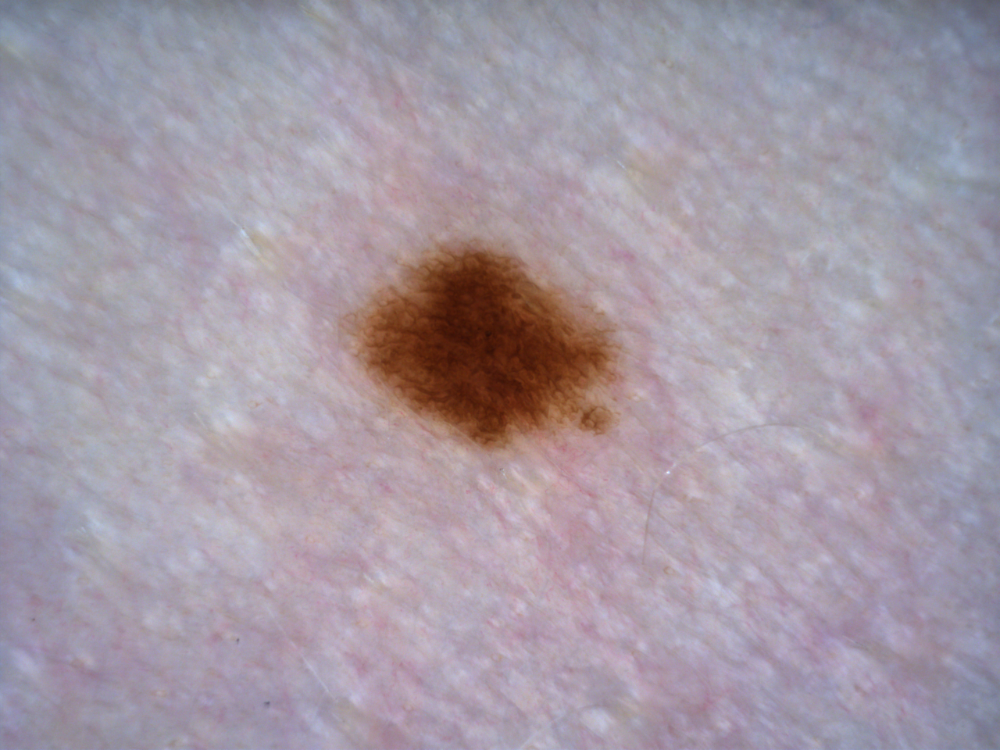
#> input picture Junior_code_and_data/process/data/images/3155.png, 1000 x 750 px, found by its file name
$ jupyter execute about_OTSU_gif.ipynb
#> lines starting #> are read from the running program, lines starting #| are printed output that depends on the picture; after the words box and inside, x2 and y2 are one past the last pixel; in counts of white or black regions, pixels touching at a corner belong together
### Junior_code_and_data/process/my_functions.py
import numpy as np

# *названия для функций выбраны разные, но это не несет какого-то скрытого смысла

# данный модуль содержит две функции, выполняющих одну и ту же задачу - перевод изображения в градацию серого,
# при заданных весовых коэфициентах для каждого цвета (предполагается что сумма коэфициентов = 3)
# функция to_gray использует возможности numpy для эффективной работы с матрицами и работает значительно быстрее функции binarise
# функция binarise работает итеративно и очень медленно, поэтому она не использовалась в основной программе

def to_gray(img, r_coef=1.0, g_coef=1.0, b_coef=1.0):
#> called with r_coef = 1, g_coef = 1, b_coef = 1
    r, g, b = img[:, :, 0], img[:, :, 1], img[:, :, 2]
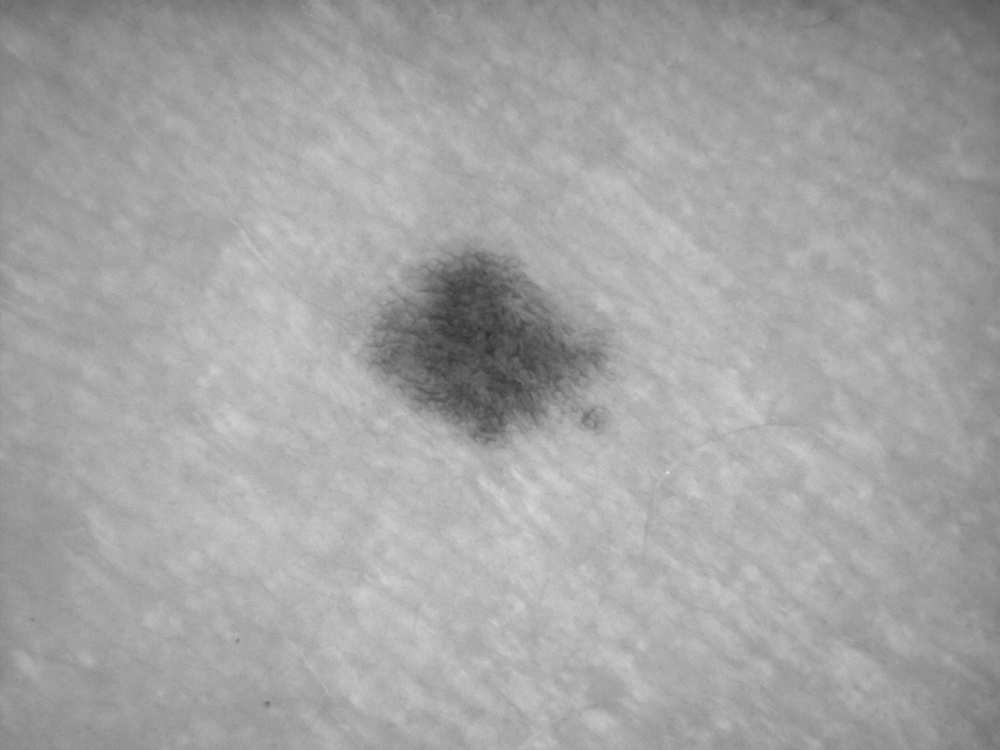
#> r: shape (750, 1000); min 44, max 234, mean 163.8
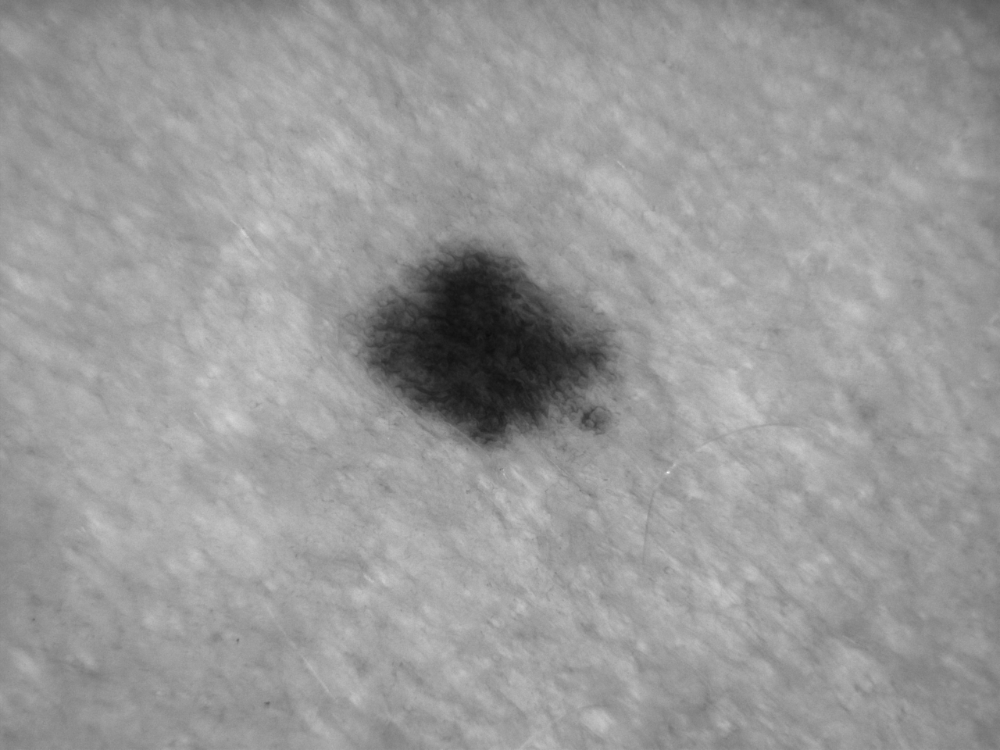
#> g: shape (750, 1000); min 12, max 243, mean 153.3
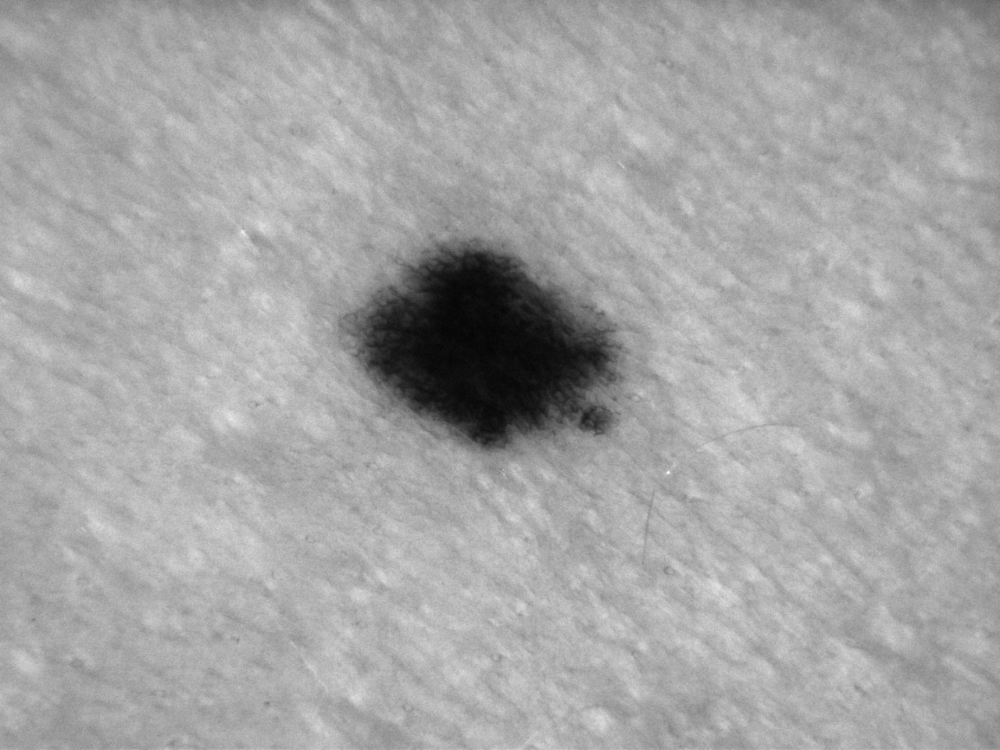
#> b: shape (750, 1000); min 4, max 252, mean 164.9
    return (r * r_coef + g * g_coef + b * b_coef) // 3


# [6 lines left out: function binarise, not called in this run]

### Junior_code_and_data/process/about_OTSU_gif.ipynb
Данный код нужен был для построения пояснения по работе бинаризации отсу, см презентацию

[cell 1]
import matplotlib.pyplot as plt
from skimage import io
import skimage
from skimage.filters import threshold_otsu
import numpy as np
from my_functions import to_gray
import pandas as pd

[cell 2]
image_name = r'data\images\3155.png'
raw_image = io.imread(image_name)[:,:,:3]
gray_image = to_gray(raw_image)


thresh = threshold_otsu(gray_image)
#> thresh = 114.7


mask = gray_image > thresh
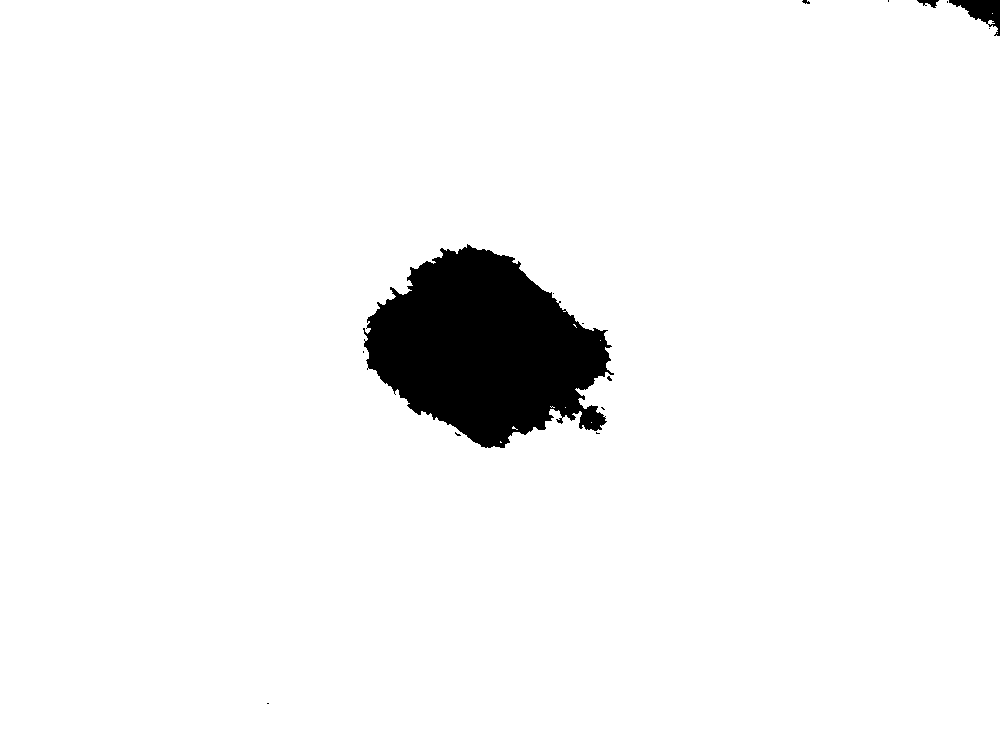
#> mask: shape (750, 1000) bool; 95.5% white; 15 black regions (11 under 20 px), largest, box (x1, y1, x2, y2) and area: (363, 244, 614, 448) 32402, (949, 0, 1000, 36) 831, (917, 0, 939, 8) 93, (802, 0, 810, 4) 21

OTSU_image = raw_image.copy()
OTSU_image[mask] = (0, 0, 0)
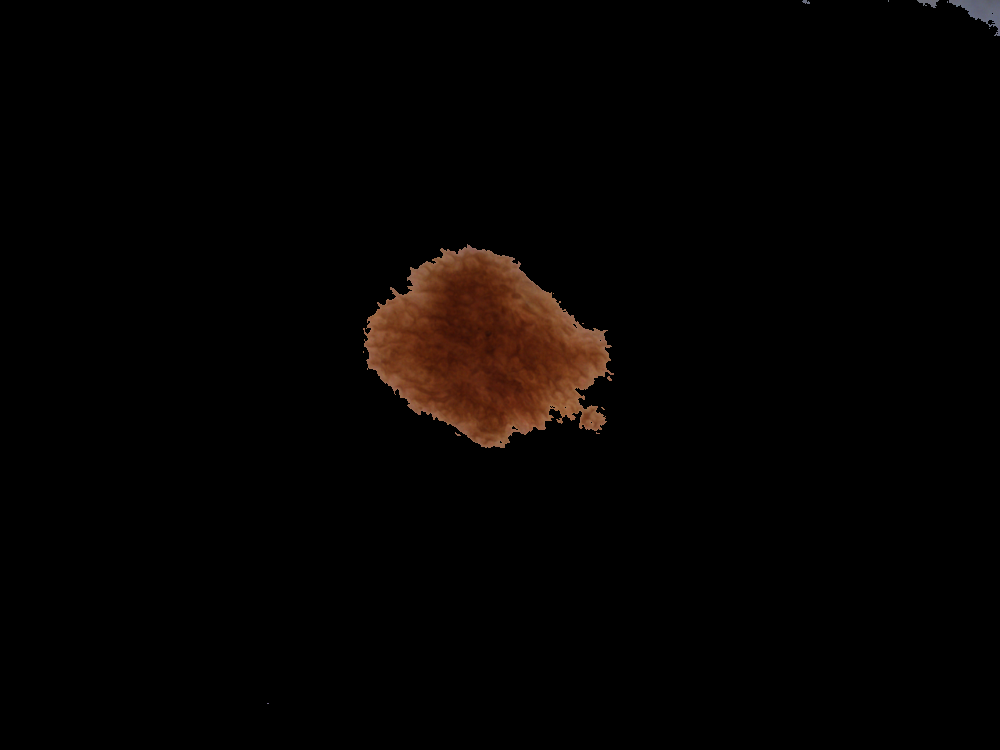
#> OTSU_image: shape (750, 1000, 3); mean R, G, B 4.9, 2.5, 1.5
plt.imshow(OTSU_image)

[cell 3]
plt.imshow(gray_image, cmap='gray')

[cell 4]
fig, axes = plt.subplots(1, 1, figsize=(9, 6), dpi=125)
plt.style.use('seaborn')
gr = pd.DataFrame(gray_image.ravel())
#> gr = table of 750000 rows and 1 columns
axes.hist(gr, bins=255)
axes.plot([thresh, thresh], [0, 25000])
# axes.imshow(OTSU_image)
axes.set_xticks([])
axes.set_yticks([])
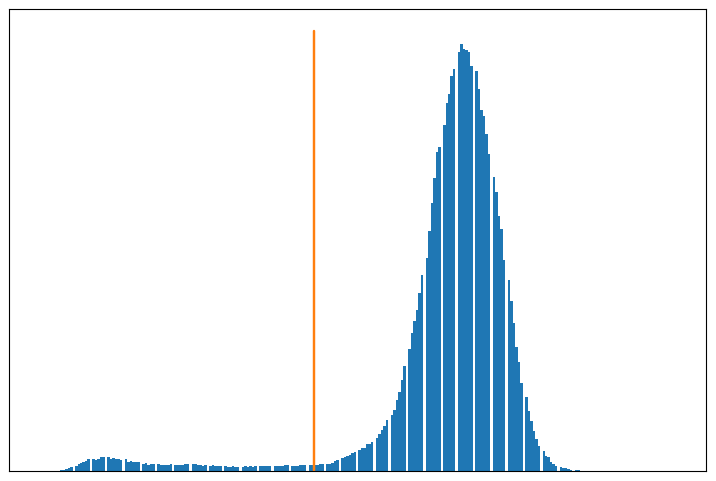
#> figure drawn by matplotlib, 1 panel
